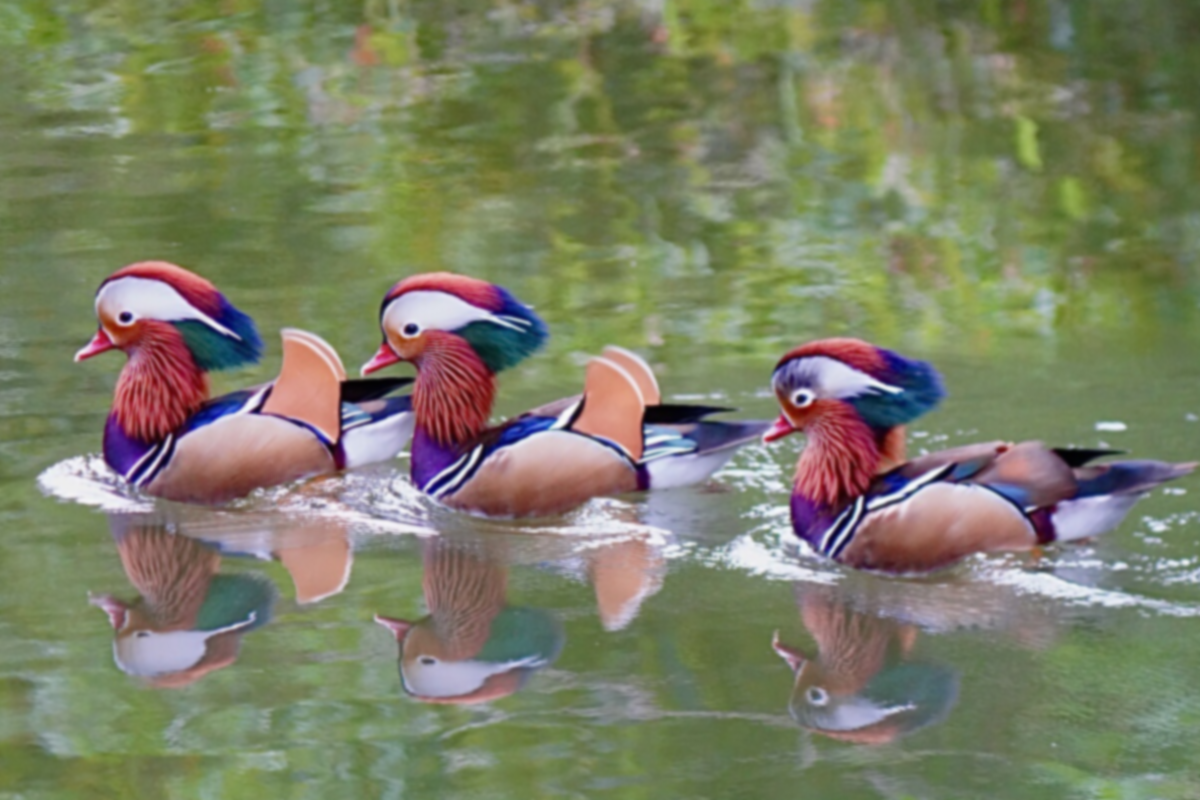
#> input picture hw3/Bird 3 blurred.tif, 1200 x 800 px
$ python main.py
#> lines starting #> are read from the running program, lines starting #| are printed output that depends on the picture
import numpy as np
import cv2
import matplotlib.pyplot as plt

img_input = cv2.imread('Bird 3 blurred.tif')
#> img_input is the input picture: shape (800, 1200, 3); mean B, G, R 101.8, 126.7, 123.6
img = cv2.cvtColor(img_input,cv2.COLOR_BGR2RGB)
r = img[:,:,0]
g = img[:,:,1]
b = img[:,:,2]
plt.imsave('R.jpg',r,cmap ='gray')
plt.imsave('G.jpg',g,cmap ='gray')
plt.imsave('B.jpg',b,cmap ='gray')

img_hsi = cv2.cvtColor(img_input,cv2.COLOR_BGR2HSV)
#> img_hsi: shape (800, 1200, 3); mean H, S, V 58.1, 79.7, 137.3
h = img_hsi[:,:,0]
s = img_hsi[:,:,1]
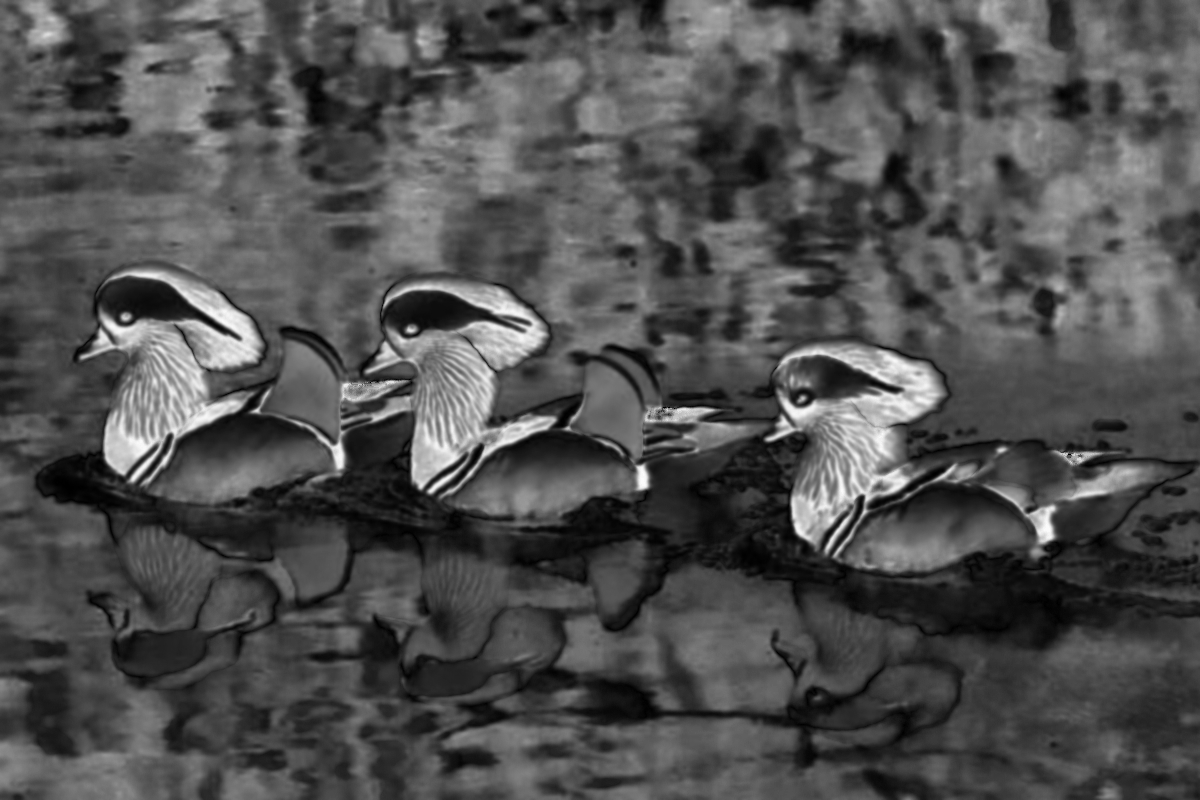
#> s: shape (800, 1200); min 0, max 251, mean 79.7
i = img_hsi[:,:,2]
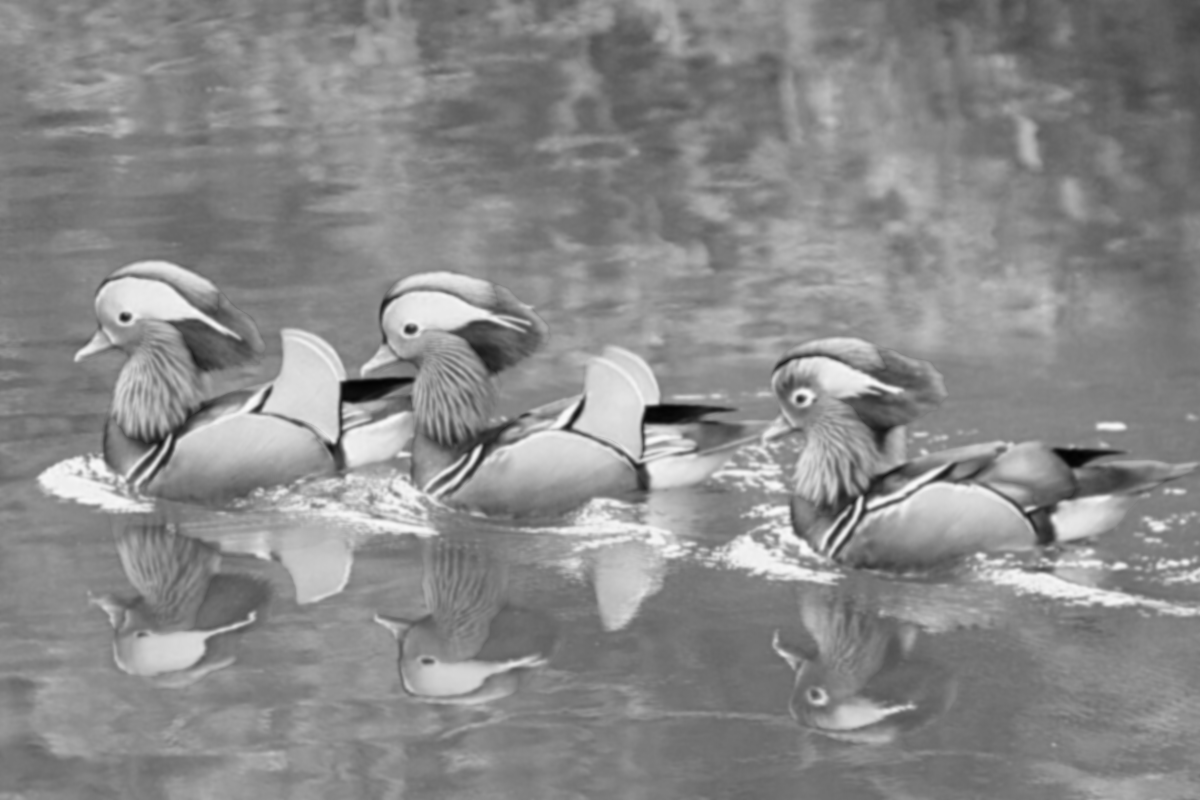
#> i: shape (800, 1200); min 2, max 251, mean 137.3
plt.imsave('H.jpg',h,cmap ='gray')
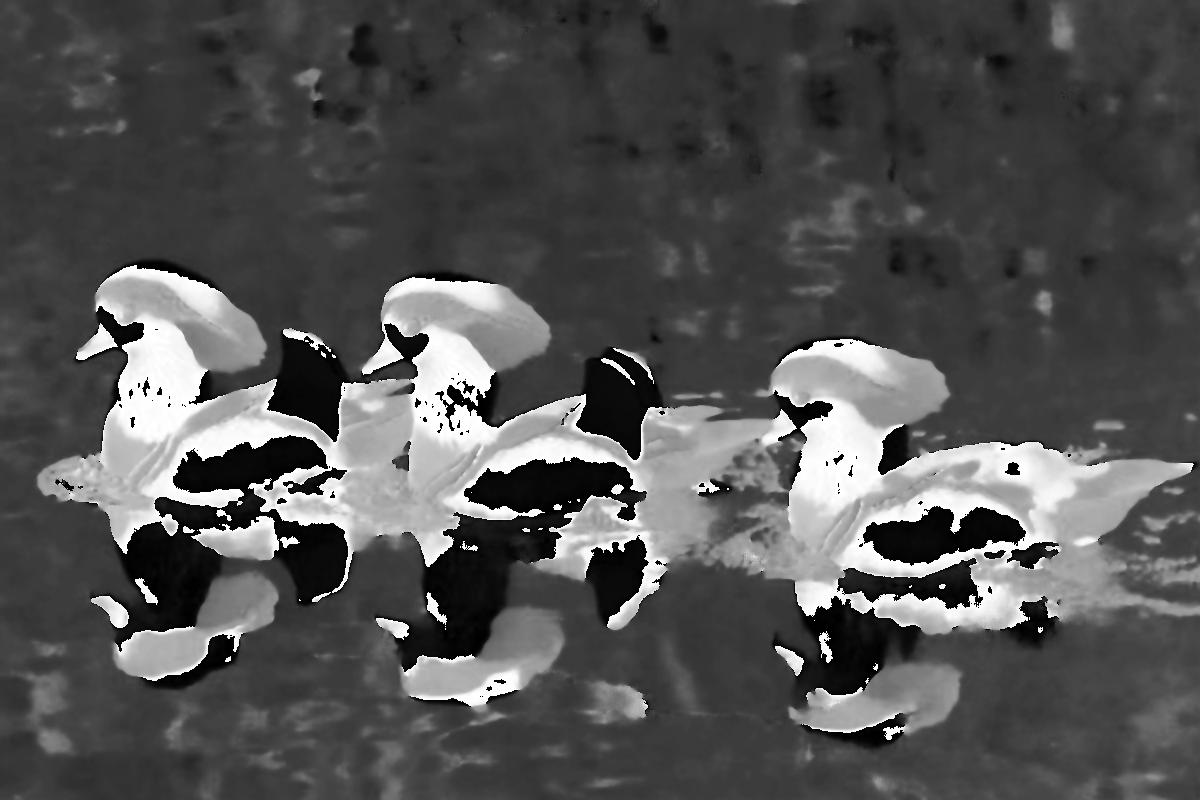
#> saved as H.jpg: shape (800, 1200, 3); min 0, max 255, mean 82.5
plt.imsave('S.jpg',s,cmap ='gray')
plt.imsave('I.jpg',i,cmap ='gray')

kernel = np.array([[-1,-1,-1], [-1,9,-1], [-1,-1,-1]])
rgb_sharp = cv2.filter2D(img,-1,kernel)
hsi_sharp = cv2.cvtColor(cv2.filter2D(img_hsi,-1,kernel),cv2.COLOR_HSV2RGB)
dif = hsi_sharp - rgb_sharp
plt.imsave('RGB.jpg',rgb_sharp)
plt.imsave('HSI.jpg',hsi_sharp)
plt.imsave('dif.jpg',dif)
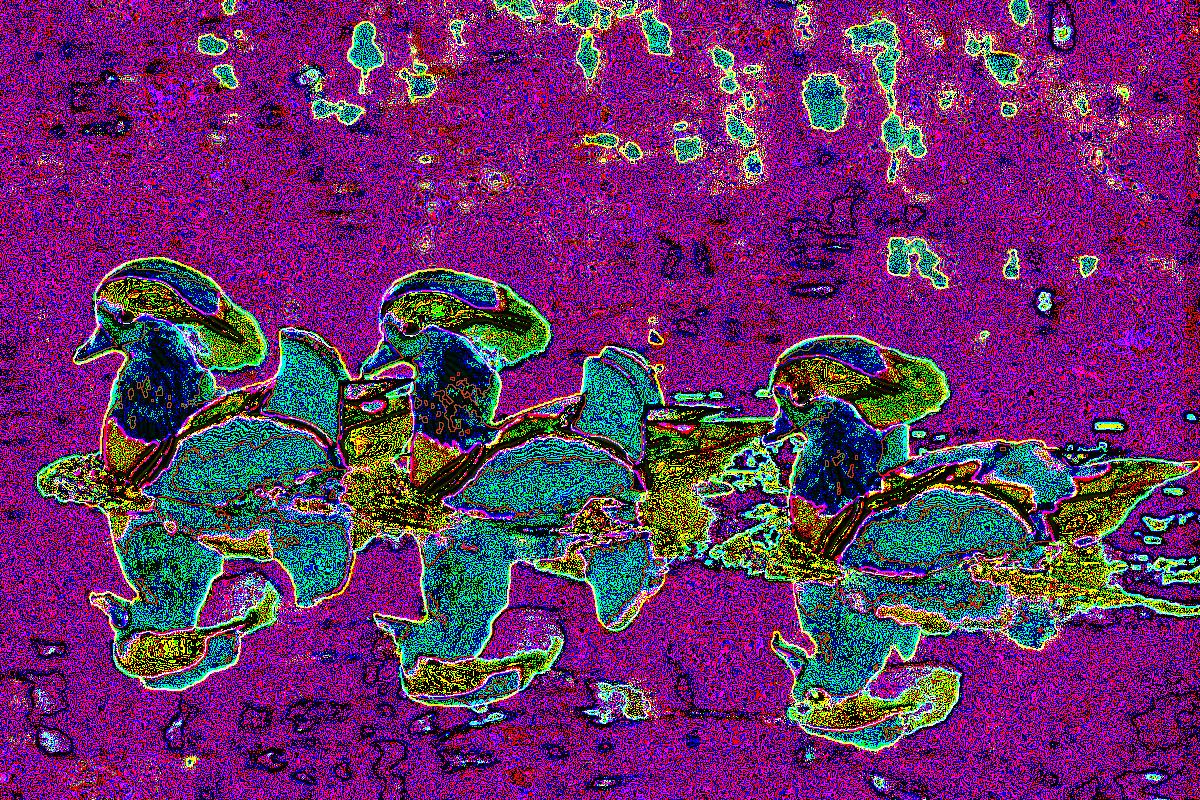
#> saved as dif.jpg: shape (800, 1200, 3); mean R, G, B 105.8, 48.9, 108.8
